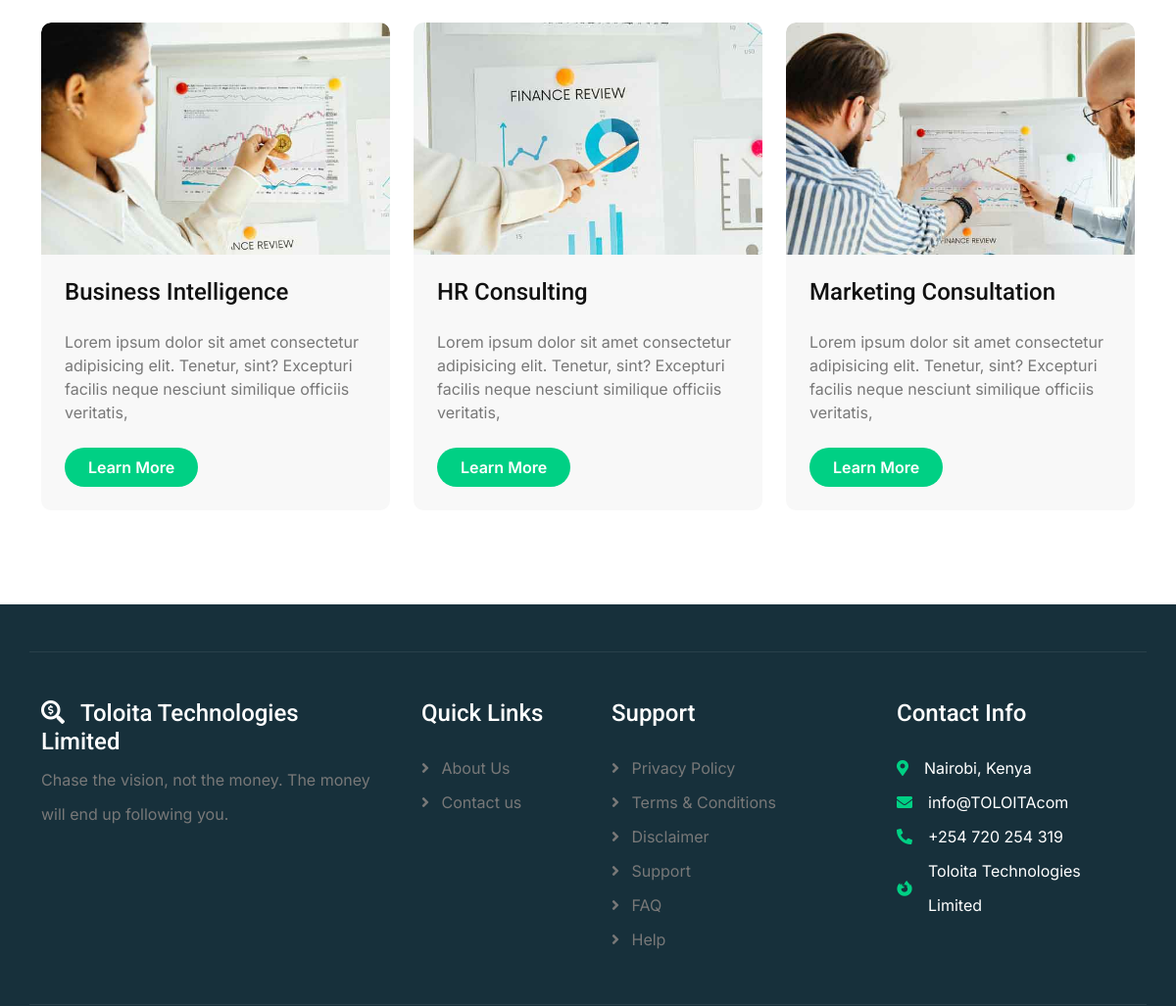
The page /service/ (middle part) on the database as committed earlier.
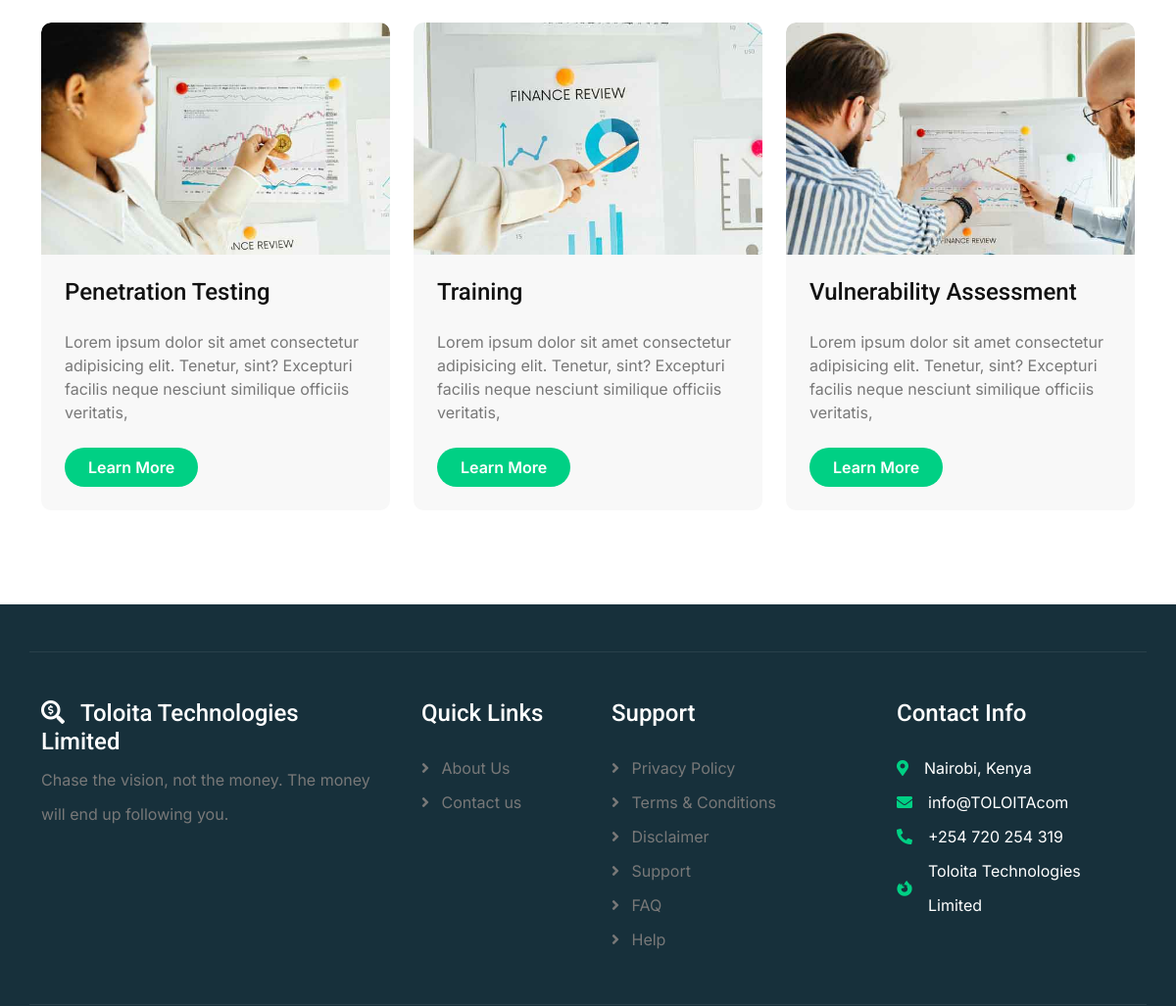
The same page on the database as committed later.
### core/models.py (models this page shows, shortened)
class Service(models.Model):
    image = models.ImageField(upload_to="services/", null=True, blank=True)
    title = models.CharField(max_length=120)
    description = models.TextField()

### core/views.py (the view)
# urls.py: path('service/', views.service, name='service'),
def service(request):
    services = Service.objects.all()
    context = {
        'services': services,
    }
    return render(request, 'service.html', context)

### core/templates/service.html (shortened to what this page needs)
{% extends 'base.html' %}
{% load static %}
{% block content %}
        <div class="container-fluid service pb-5">
            <div class="container pb-5">
                <div class="row g-4">
                    {% for service in services %}
                    <div class="col-md-6 col-lg-4 wow fadeInUp" data-wow-delay="0.2s">
                        <div class="service-item">
                            <div class="service-img">
                                <img src="{{ service.image.url }}" class="img-fluid rounded-top w-100" alt="Image">
                            </div>
                            <div class="rounded-bottom p-4">
                                <a href="#" class="h4 d-inline-block mb-4"> {{ service.title }}</a>
                                <p class="mb-4">{{ service.description }}</p>
                                <a class="btn btn-primary rounded-pill py-2 px-4" href="{% url 'service_detail' service.id %}">Learn More</a>
                            </div>
                        </div>
                    </div>
                    {% endfor %}
                </div>
            </div>
        </div>
{% endblock %}

Rows that differ between the two databases and show on the page:
changed Service: title "Business Intelligence" → "Penetration Testing"
changed Service: title "HR Consulting" → "Training"
changed Service: title "Marketing Consultation" → "Vulnerability Assessment"
